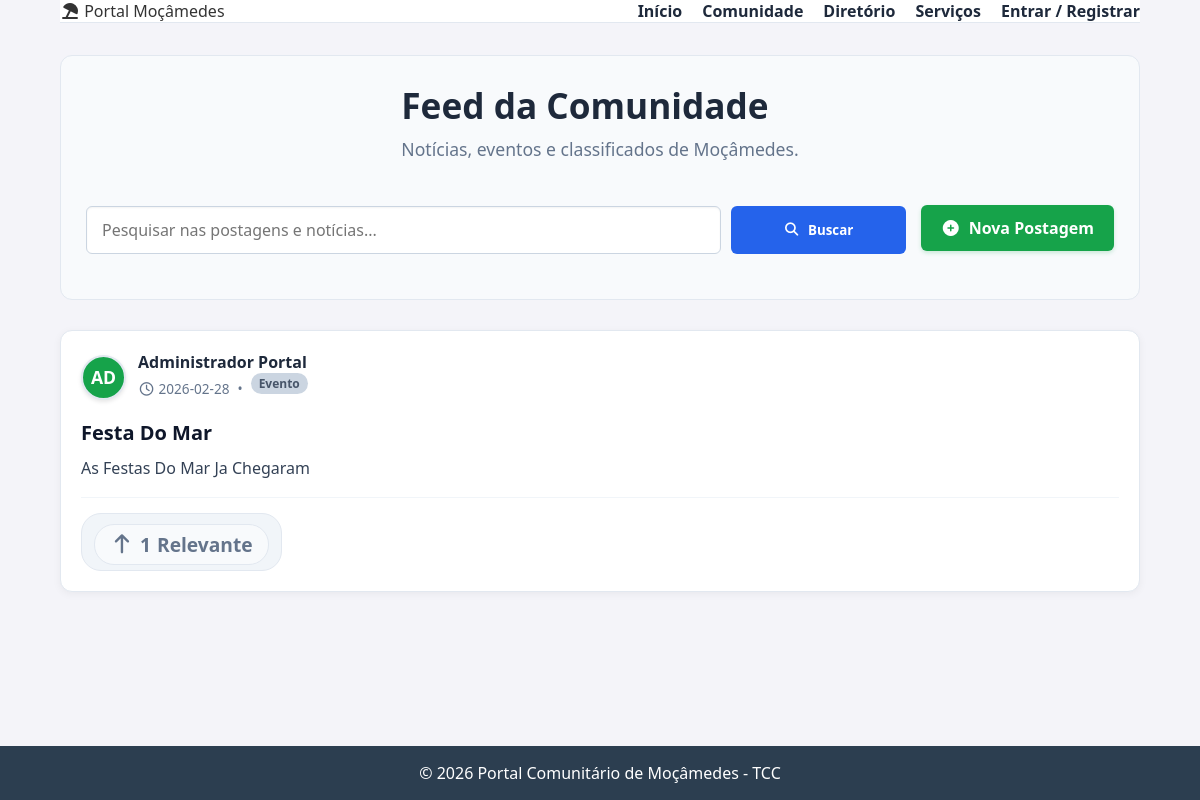
The page /feed on the database as committed earlier.
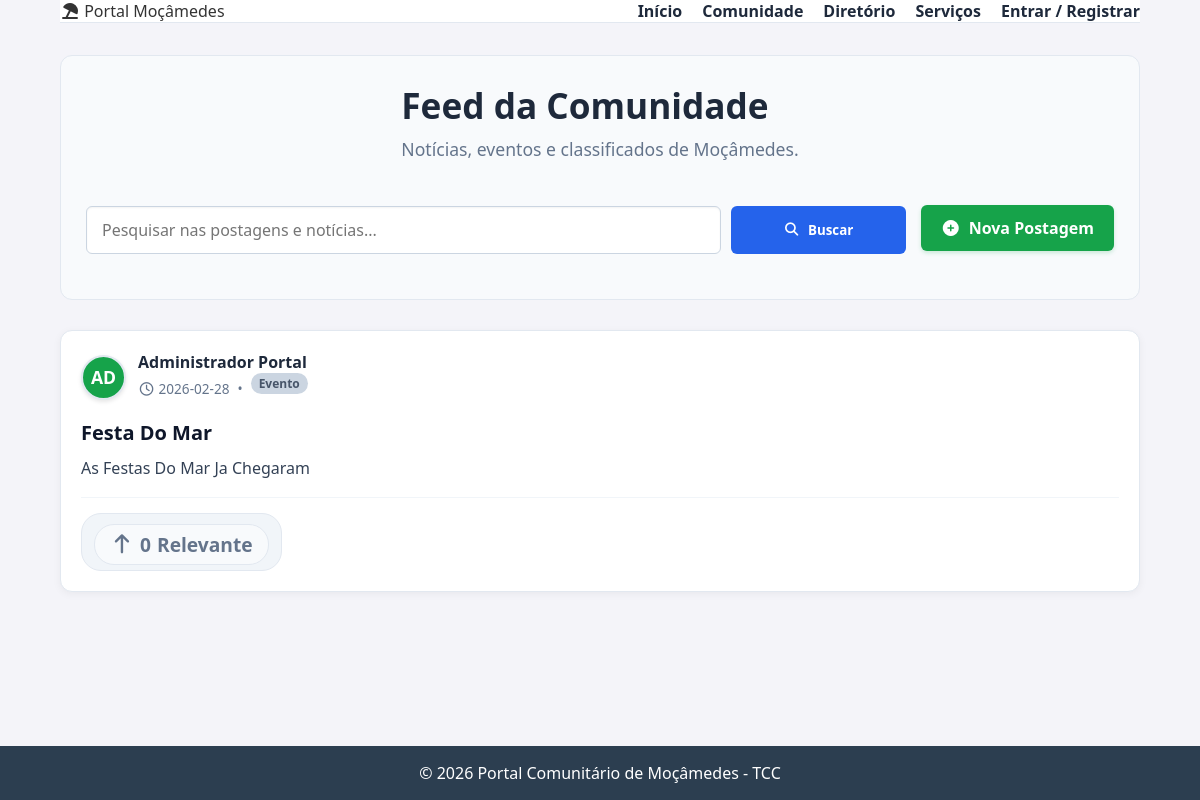
The same page on the database as committed later.
### tables this page shows
CREATE TABLE postagens (
    id INTEGER PRIMARY KEY AUTOINCREMENT,
    titulo TEXT,                -- Pode ser vazio se for só um desabafo social
    conteudo TEXT NOT NULL,
    categoria TEXT NOT NULL,    -- Notícia, Social, Utilidade Pública
    imagem TEXT,
    usuario_id INTEGER NOT NULL,
    likes_count INTEGER DEFAULT 0,
    data_criacao TIMESTAMP DEFAULT CURRENT_TIMESTAMP, fixado INTEGER DEFAULT 0, upvotes INTEGER DEFAULT 0, imagem1 TEXT, imagem2 TEXT,
    FOREIGN KEY (usuario_id) REFERENCES usuarios (id)
);

CREATE TABLE usuarios (
    id INTEGER PRIMARY KEY AUTOINCREMENT,
    nome TEXT NOT NULL,
    email TEXT UNIQUE,    -- Não é mais NOT NULL (pode ser vazio)
    telefone TEXT UNIQUE, -- Novo campo de login
    senha TEXT NOT NULL,
    funcao TEXT DEFAULT 'cidadao',
    foto_perfil TEXT DEFAULT 'default_profile.png',
    bio TEXT,
    data_cadastro TIMESTAMP DEFAULT CURRENT_TIMESTAMP
);

### app.py (the view)
@app.route('/feed')
def feed():
    conn = get_db_connection()
    busca = request.args.get('q')
    sql = '''
        SELECT postagens.*, usuarios.nome as autor_nome, usuarios.foto_perfil,

        (upvotes / (((strftime('%s', 'now') - strftime('%s', data_criacao)) / 3600.0) + 2.0)) AS score_relevancia

        FROM postagens
        JOIN usuarios ON postagens.usuario_id = usuarios.id
        WHERE 1=1
    '''
    params = []
    if busca:
        sql += ' AND (titulo LIKE ? OR conteudo LIKE ? OR categoria LIKE ?)'
        termo = f'%{busca}%'
        params.extend([termo, termo, termo])
    sql += ' ORDER BY fixado DESC, score_relevancia DESC, data_criacao DESC'
    postagens = conn.execute(sql, params).fetchall()
    meus_votos = []
    if 'user_id' in session:
        votos = conn.execute('SELECT postagem_id FROM postagens_upvotes WHERE usuario_id = ?', (session['user_id'],)).fetchall()
        meus_votos = [v['postagem_id'] for v in votos]
    conn.close()
    return render_template('feed.html', postagens=postagens, meus_votos=meus_votos)

### app.py (called while the page is built)
def get_db_connection():
    conn = sqlite3.connect('banco.db')
    conn.row_factory = sqlite3.Row
    return conn

### templates/feed.html (shortened to what the changed rows need)
{% extends "base.html" %}
{% block content %}
<div class="feed-header" style="display: flex; flex-direction: column; gap: 20px; margin-bottom: 30px; background: #f8fafc; padding: 25px; border-radius: 12px; border: 1px solid #e2e8f0;">
        <div class="header-text">
            <h2 style="margin: 0 0 8px 0; font-size: 2.2rem; color: #1e293b;">Feed da Comunidade</h2>
        </div>
    </div>
    <div class="posts-list">
        {% for post in postagens %}
            <div class="post-card {% if post.fixado %}post-fixado{% endif %}" style="position: relative; background: white; border-radius: 12px; padding: 20px; margin-bottom: 20px; box-shadow: 0 2px 8px rgba(0,0,0,0.05); border: 1px solid #e2e8f0;">
                <div style="display: flex; align-items: center; gap: 12px; margin-bottom: 15px; padding-right: 40px;">
                    <a href="/perfil/{{ post.usuario_id }}" style="text-decoration: none;">
                        <div style="position: relative; width: 45px; height: 45px; background: #16a34a; border: 2px solid #e2e8f0; border-radius: 50%; display: flex; align-items: center; justify-content: center; font-size: 1.1rem; color: white !important; font-weight: bold; text-transform: uppercase; box-shadow: 0 2px 4px rgba(0,0,0,0.1); overflow: hidden;">
                            <span style="line-height: 1; position: absolute; z-index: 1;">{{ post.autor_nome[:2] }}</span>
                        </div>
                    </a>
                    <div>
                        <div style="font-weight: bold; font-size: 1rem; display: flex; align-items: center; gap: 5px;">
                            <a href="/perfil/{{ post.usuario_id }}" style="color: #1e293b; text-decoration: none; transition: color 0.2s;" onmouseover="this.style.color='#2563eb'" onmouseout="this.style.color='#1e293b'">
                                {{ post.autor_nome }}
                            </a>
                        </div>
                        <div style="font-size: 0.85rem; color: #64748b; display: flex; align-items: center; gap: 8px;">
                            <span><i class="far fa-clock"></i> {{ post.data_criacao[:10] }}</span>
                            <span>&bull;</span>
                            <span class="post-tag {{ post.categoria }}" style="font-size: 0.75rem; padding: 2px 8px;">{{ post.categoria }}</span>
                        </div>
                    </div>
                </div>
                <h3 style="margin: 0 0 10px 0; font-size: 1.25rem; color: #0f172a;">{{ post.titulo }}</h3>
                <p style="color: #334155; line-height: 1.6; margin-bottom: 15px; white-space: pre-wrap;">{{ post.conteudo }}</p>
                <div style="display: flex; justify-content: space-between; align-items: center; border-top: 1px solid #f1f5f9; padding-top: 15px;">
                    <div class="upvote-container">
                        <button class="btn-upvote {% if post.id in meus_votos %}active{% endif %}" onclick="votar({{ post.id }}, this)" style="display: flex; align-items: center; gap: 6px; background: {% if post.id in meus_votos %}#eff6ff{% else %}#f8fafc{% endif %}; border: 1px solid {% if post.id in meus_votos %}#bfdbfe{% else %}#e2e8f0{% endif %}; color: {% if post.id in meus_votos %}#2563eb{% else %}#64748b{% endif %}; padding: 6px 15px; border-radius: 20px; font-weight: bold; cursor: pointer; transition: 0.2s;">
                            <i class="fas fa-arrow-up"></i>
                            <span id="count-{{ post.id }}">{{ post.upvotes if post.upvotes else 0 }}</span> Relevante
                        </button>
                    </div>
                </div>
            </div>
        {% endfor %}
    </div>
</div>
{% endblock %}

Rows that differ between the two databases and show on the page:
changed postagens "Festa Do Mar": upvotes "1" → "0"
